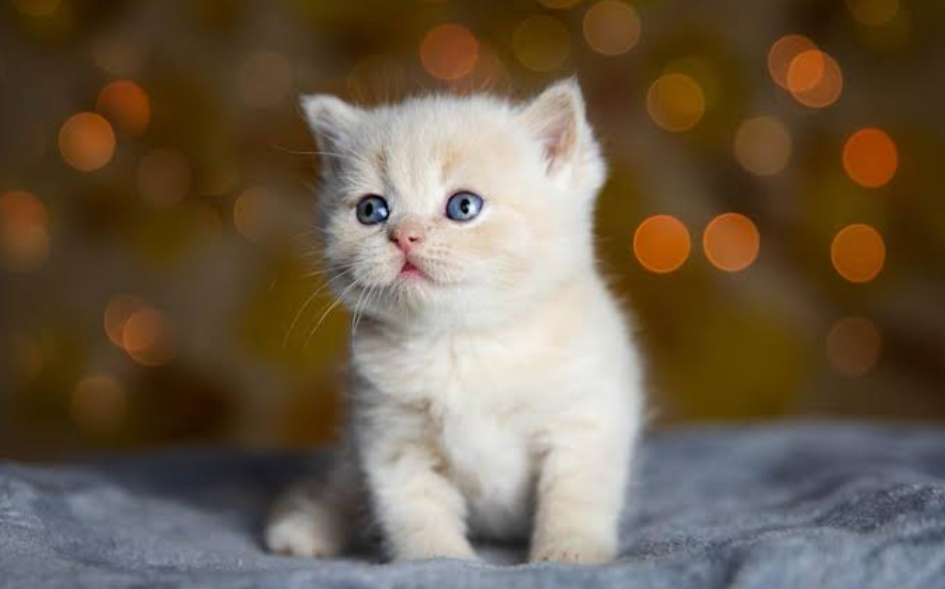
#> input picture cat.png, 945 x 589 px
$ jupyter execute lab1.ipynb
#> lines starting #> are read from the running program, lines starting #| are printed output that depends on the picture; after the words box and inside, x2 and y2 are one past the last pixel; in counts of white or black regions, pixels touching at a corner belong together
[cell 1]
from google.colab import files
uploaded = files.upload()
#> the answer given: cat.png

[cell 2]
import cv2
import numpy as np
import matplotlib.pyplot as plt
print("OpenCV Version:", cv2.__version__)
print("NumPy Version :", np.__version__)

[cell 3]
img = cv2.imread("cat.png")
#> img is the input picture: shape (589, 945, 3); mean B, G, R 75.7, 95.1, 110.2
if img is None:
    print("Image not found!")
else:
    print("Image loaded successfully.")
    print("Shape :", img.shape)
#| Shape : (589, 945, 3)
    print("Data Type :", img.dtype)
#| Data Type : uint8

[cell 4]
rgb = cv2.cvtColor(img, cv2.COLOR_BGR2RGB)
plt.figure(figsize=(8,6))
plt.imshow(rgb)
plt.title("RGB Image")
plt.axis("off")
plt.show()

[cell 5]
height, width, channels = img.shape
#> height = 589; width = 945; channels = 3
print("Height :", height)
#| Height : 589
print("Width  :", width)
#| Width  : 945
print("Channels :", channels)
#| Channels : 3

[cell 6]
print("Pixel Value at (100,100):")
print(img[100,100])
#| [14 44 94]

[cell 7]
modified = img.copy()
modified[100,100] = [0,255,0]
#> modified: shape (589, 945, 3); under 0.01% of pixels changed, all inside (x1, y1, x2, y2) = (100, 100, 101, 101)
cv2.imshow("Modified Pixel", modified)
cv2.waitKey(0)
cv2.destroyAllWindows()

[cell 8]
# Region of Interest (ROI/Crop)
roi = img[100:300,100:300]
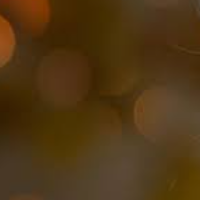
#> roi: shape (200, 200, 3); mean B, G, R 20.2, 54.5, 80
cv2.imshow("ROI", roi)
cv2.waitKey(0)
cv2.destroyAllWindows()

[cell 9]
# Convert to Grayscale
gray = cv2.cvtColor(img, cv2.COLOR_BGR2GRAY)
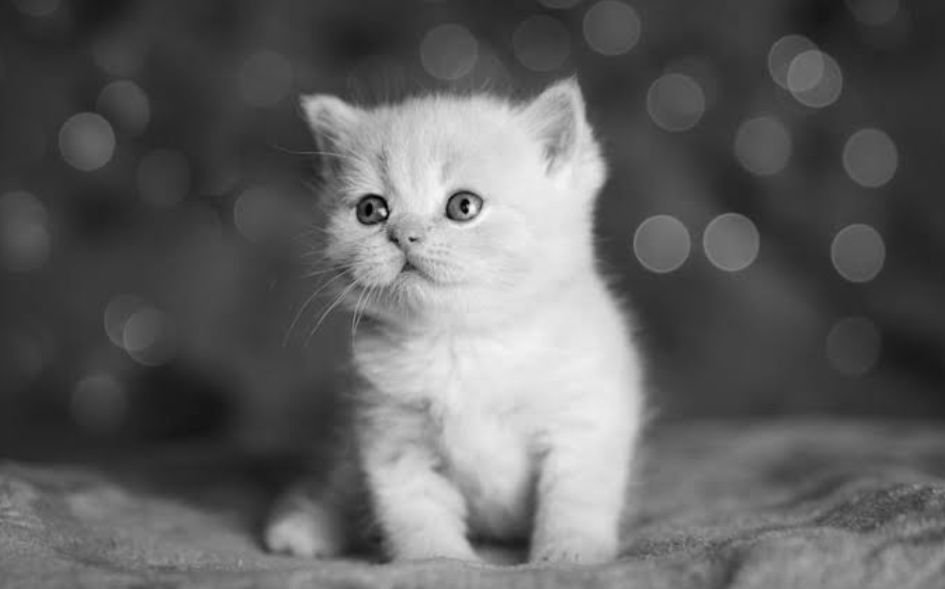
#> gray: shape (589, 945); min 1, max 249, mean 97.4
cv2.imshow("Grayscale", gray)
cv2.waitKey(0)
cv2.destroyAllWindows()

[cell 10]
resize = cv2.resize(img,(400,400))
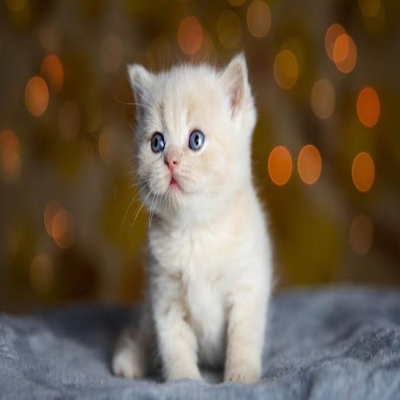
#> resize: shape (400, 400, 3); mean B, G, R 75.6, 95, 110.1
cv2.imshow("Resized", resize)
cv2.waitKey(0)
cv2.destroyAllWindows()

[cell 11]
horizontal = cv2.flip(img,1)
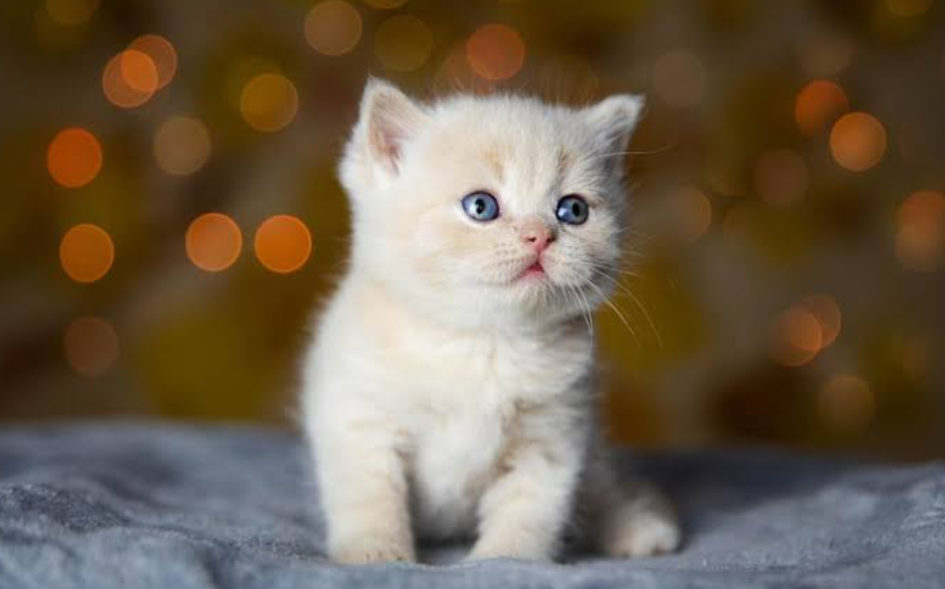
#> horizontal: shape (589, 945, 3); mean B, G, R 75.7, 95.1, 110.2
vertical = cv2.flip(img,0)
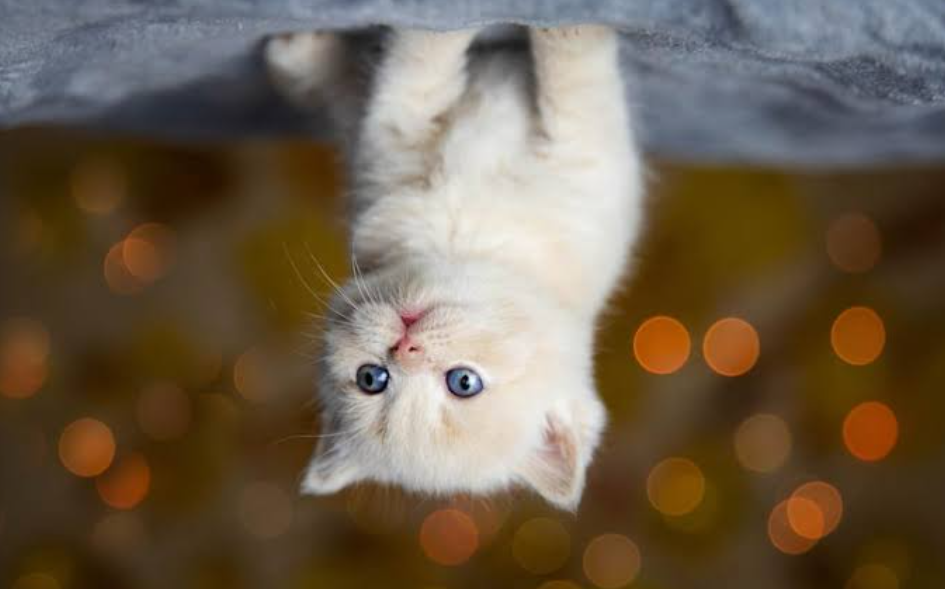
#> vertical: shape (589, 945, 3); mean B, G, R 75.7, 95.1, 110.2
cv2.imshow("Horizontal Flip",horizontal)
cv2.imshow("Vertical Flip",vertical)
cv2.waitKey(0)
cv2.destroyAllWindows()

[cell 12]
# Rotate
rotate = cv2.rotate(img,cv2.ROTATE_90_CLOCKWISE)
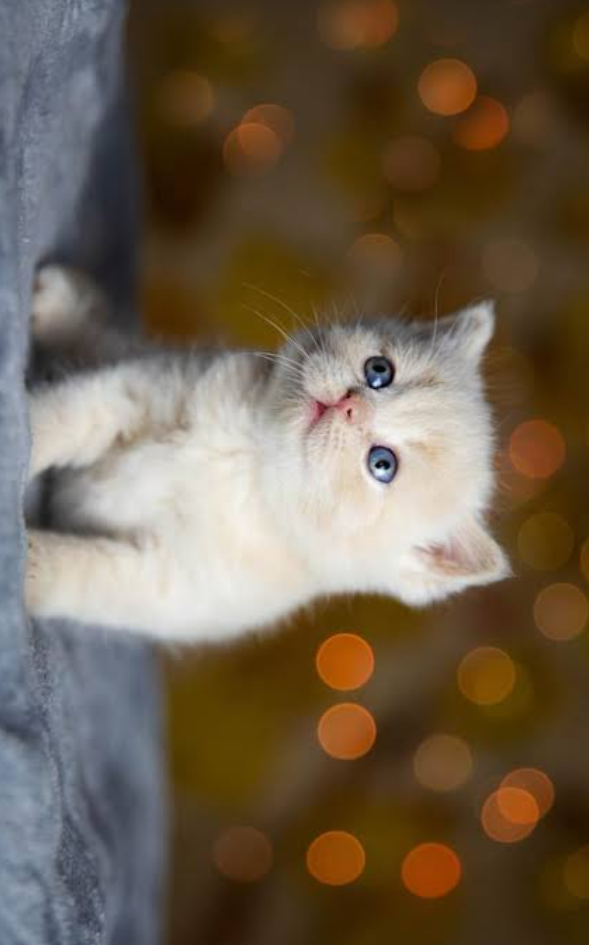
#> rotate: shape (945, 589, 3); mean B, G, R 75.7, 95.1, 110.2
cv2.imshow("Rotated",rotate)
cv2.waitKey(0)
cv2.destroyAllWindows()

[cell 13]
# Draw Rectangle
rectangle = img.copy()
cv2.rectangle(rectangle,
              (100,100),
              (400,300),
              (0,255,0),
              3)
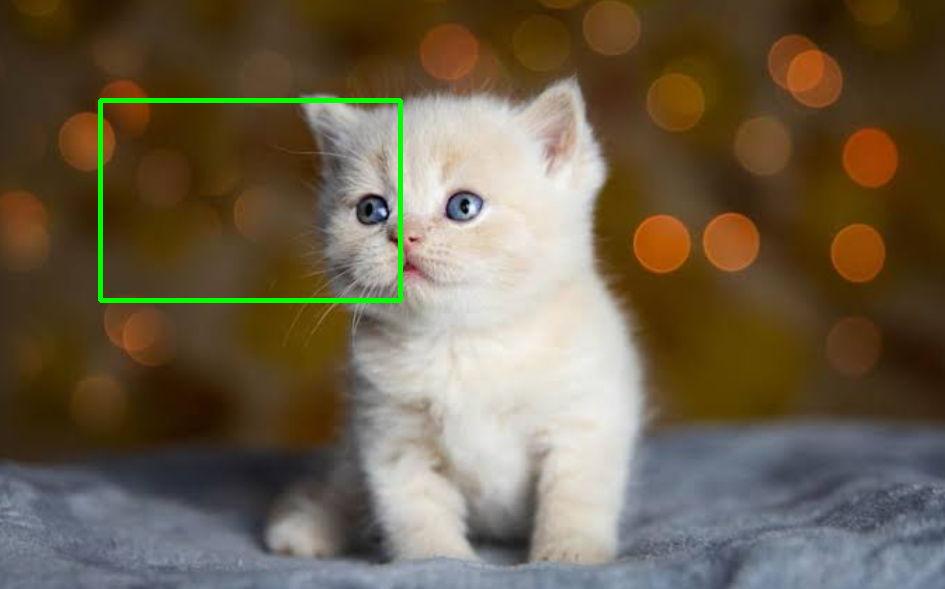
#> rectangle: shape (589, 945, 3); 0.9% of pixels changed, all inside (x1, y1, x2, y2) = (98, 98, 403, 303)
cv2.imshow("Rectangle",rectangle)
cv2.waitKey(0)
cv2.destroyAllWindows()

[cell 14]
# Add text
text = img.copy()
cv2.putText(text,"Computer Vision Lab Anushree",
            (50,50),
            cv2.FONT_HERSHEY_SIMPLEX,
            1,
            (255,255,255),
            2)
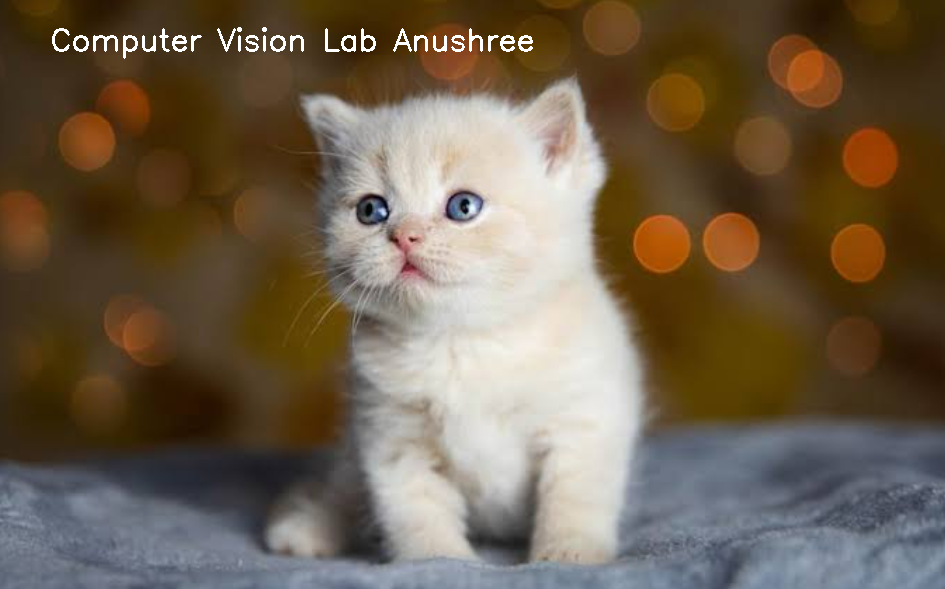
#> text: shape (589, 945, 3); 0.55% of pixels changed, all inside (x1, y1, x2, y2) = (52, 27, 533, 59)
cv2.imshow("Text",text)
cv2.waitKey(0)
cv2.destroyAllWindows()
